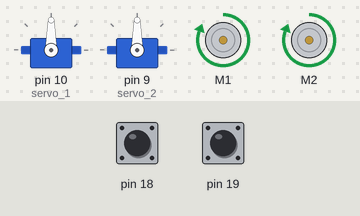
Bench run of a sketch on a simulated Arduino Mega 2560, built with avr-gcc and run on an emulated ATmega2560. Parts: 2 × servo, 2 × DC motor (green arrow = forward, orange = backward, longer = faster). The inputs (shaded band) are chosen by the test bench; at power-on: pin 18 HIGH, pin 19 HIGH. What the sketch prints to the serial monitor is not drawn.

Above: at 0.1 s.
Timing chart, 0 to 1.6 s (numbered marks = the images above):
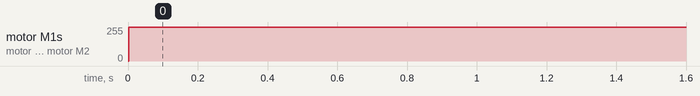

The sketch:

v2.ino
```cpp
#include "motor.h"
#include "drive.h"
#include "servo.h"
#include "ultrasonic.h"
#include "infrared.h"

Motor* motor_1;
Motor* motor_2;

void setup()
{
  Serial.begin(115200);
}

void loop()
{
  Serial.println("INIT START");

  // Pass as a parameter the D0 pin
  Infrared i_sensor_1(38);
  Infrared i_sensor_2(39);

  // Pass as a parameter the trigger and echo pin, respectively
  Ultrasonic u_sensor_1(22, 23);
  Ultrasonic u_sensor_2(24, 25);

  // Definition of servos
  Servo servo_1;
  Servo servo_2;
  servo_1.attach(10);
  servo_2.attach(9);

  Serial.println("INIT END");

  Serial.println("CONFIG MOTORS START");
  motor_1 = new Motor(1, 19);
  motor_2 = new Motor(2, 18);
  Serial.println("CONFIG MOTORS END");

  while (true)
  {
    motor_1->run(255);
    motor_2->run(255);

    motor_1->calcSpeed();
    motor_2->calcSpeed();

    delay(1); // do not put delay elsewhere
  }
}
```

drive.cpp
```cpp
#include "drive.h"

extern Motor* motor_1;
extern Motor* motor_2;

void dStraight(int speed)
{
    int rs1 = motor_1->realSpeed;
    int rs2 = motor_2->realSpeed;

    int* es1 = &motor_1->expectSpeed;
    int* es2 = &motor_2->expectSpeed;

    Serial.print("real 1 : ");
    Serial.println(rs1);
    Serial.print("expe 1 : ");
    Serial.println(*es1);
    Serial.print("real 2 : ");
    Serial.println(rs2);
    Serial.print("expe 2 : ");
    Serial.println(*es2);

    if ((rs1 + rs2) == 0)
    {
        motor_1->run(speed, 0.5);
        motor_2->run(speed, 0.5);
        return;
    }

    if ((rs1 - rs2) > 0)
    {
        int diff = rs1 - rs2;
        if (rs1 > speed)
        {
            *es1 = constrain(*es1 -= diff, 0, 255);
        }
        else
        {
            *es2 = constrain(*es2 += diff, 0, 255);
        }
    }
    else if ((rs1 - rs2) < 0)
    {
        int diff = rs2 - rs1;
        if (rs2 > speed)
        {
            *es2 = constrain(*es2 -= diff, 0, 255);
        }
        else
        {
            *es1 = constrain(*es1 += diff, 0, 255);;
        }
    }

    motor_1->run(*es1);
    motor_2->run(*es2);
}
```

drive.h
```cpp
#ifndef __DRIVE_H__
#define __DRIVE_H__

// Basic arduino library
#include <Arduino.h>

#include "motor.h"

void dStraight(int speed);

#endif
```

infrared.cpp
```cpp
#include "infrared.h"

Infrared::Infrared(int dPin)
{
    pin = dPin;
}

int Infrared::read()
{
    pinMode(pin, INPUT);
    lastValue = digitalRead(pin); // 1 = black and 0 = white
    return lastValue;
}

void Infrared::print()
{
    Serial.print("Infrared : ");
    Serial.println(read());
}
```

infrared.h
```cpp
#ifndef __INFRARED_H__
#define __INFRARED_H__

// Basic arduino library
#include <Arduino.h>

class Infrared {
    private:
        int pin;
        int lastValue;

    public:
        Infrared(int dPin);
        int read();
        void print();
};

// Infrared.read() to get the curent value
// Infrared.print() to print the curent value

#endif
```

motor.cpp
```cpp
#include "motor.h"

extern Motor* motor_1;
extern Motor* motor_2;

void equal()
{
  int rs1 = motor_1->realSpeed;
  int rs2 = motor_2->realSpeed;

  int es1 = motor_1->expectSpeed;
  int es2 = motor_2->expectSpeed;

  if ((rs1 - rs2) > 0)
  {
    int diff = rs1 - rs2;
    if ((float)rs1 > 0.8*(float)es1)
    {
      es1 = constrain(es1 -= diff, 0, 255);
    }
    else
    {
      es2 = constrain(es2 += diff, 0, 255);
    }
  }
  else if ((rs1 - rs2) < 0)
  {
    int diff = rs2 - rs1;
    if ((float)rs2 > 0.8*(float)es2)
    {
      es2 = constrain(es2 -= diff, 0, 255);
    }
    else
    {
      es1 = constrain(es1 += diff, 0, 255);
    }
  }

  motor_1->run(es1);
  motor_2->run(es2);
}

Motor::Motor(int mNb, int cPin)
{
  motor = new AF_DCMotor(mNb);
  nb = mNb;

  pinMode(cPin, INPUT_PULLUP);
  attachInterrupt(digitalPinToInterrupt(cPin), (mNb == 1 ? motor_1_Update : motor_2_Update), FALLING);
}

void Motor::acc()
{
  unsigned long m = millis();
  int remainingTime = endAcc - m;

  if (remainingTime > 0)
  {
    float diff = expectSpeed - realSpeed;
    float ratio = 1 - ((float)remainingTime / (float)timeAcc);

    motor->setSpeed(ratio * diff + realSpeed);
  }
  else
  {
    motor->setSpeed(expectSpeed);
    accelerating = false;
  }
}

void Motor::run(int speed, float time)
{
  switch (speed)
  {
    case 0:
      motor->run(RELEASE);
      motor->setSpeed(0);
      break;
    case -256:
      motor->run(BRAKE);
      motor->setSpeed(0);
      break;
    default:
      if (speed > 0)
        motor->run(FORWARD);
      else
        motor->run(BACKWARD);

      motor->setSpeed(speed);
      expectSpeed = speed;

      // if (!accelerating)
      // {
      //   expectSpeed = speed;
      //   timeAcc = time*1000;
      //   endAcc = millis() + timeAcc;
      //   accelerating = true;
      // }
  }
}

void Motor::increment()
{
  inc++;
}

void motor_1_Update()
{
  motor_1->increment();
}

void motor_2_Update()
{
  motor_2->increment();
}

void Motor::calcSpeed()
{
  const float ratio = 0.0189074; // distance in cm compared to the number of pulses
  const int time = 100; // time between two calculs of the speed

  if (millis() > nextCalc)
  {
    float cmsSpeed = (ratio*(float)inc) / ((float)time/1000);
    realSpeed = (cmsSpeed + 0.283) / 0.464;
    (realSpeed < 2) ? realSpeed = 0 : realSpeed += 145;

    inc = 0;
    nextCalc = millis() + time;
  }
  equal();
}
```

motor.h
```cpp
#ifndef __MOTOR_H__
#define __MOTOR_H__

// Basic arduino library
#include <Arduino.h>
// https://github.com/adafruit/Adafruit-Motor-Shield-library
// MotorShieldLibrary by Adafruit
#include <AFMotor.h>

void motor_1_Update();
void motor_2_Update();

void equal();

class Motor
{
    public:
        Motor(int mNb, int cPin);
        void run(int speed, float time = 0);
        void acc();
        void increment();
        void calcSpeed();

        int expectSpeed = 0; // !! LES METTRE EN PRIVÉ !!
        int realSpeed = 0;

    private:
        int nb = 0;
        int inc = 0;
        int endAcc = 0;
        int timeAcc = 0;
        int nextCalc = 0;
        bool accelerating = false;
        AF_DCMotor* motor;
};

// Motor.setSpeed(int) to set the speed of the motor
// Motor.run(FORWARD/BACKWARD/RELEASE) to set the direction of the motor

#endif
```

servo.cpp
```cpp
#include "servo.h"
```

servo.h
```cpp
#ifndef __SERVO_H__
#define __SERVO_H__

// Basic arduino library
#include <Arduino.h>
// Basic servo library
#include <Servo.h>

// Servo.write(int) to set the angle of the servo

#endif
```

ultrasonic.cpp
```cpp
#include "ultrasonic.h"

void printDistance(Ultrasonic sensor) {
    Serial.print("Ultrasonic : ");
    Serial.println(sensor.read());
}
```

ultrasonic.h
```cpp
#ifndef __ULTRASONIC_H__
#define __ULTRASONIC_H__

// Basic arduino library
#include <Arduino.h>
// https://github.com/ErickSimoes/Ultrasonic
// Ultrasonic by Erick Simões
#include <Ultrasonic.h>

// Prototypes
void printDistance(Ultrasonic sensor);

// Ultrasonic.read() to get the distance in cm

#endif
```

Measured:
- by itself, motor M1, motor M2: stopped → forward 255/255 at 0.00 s
